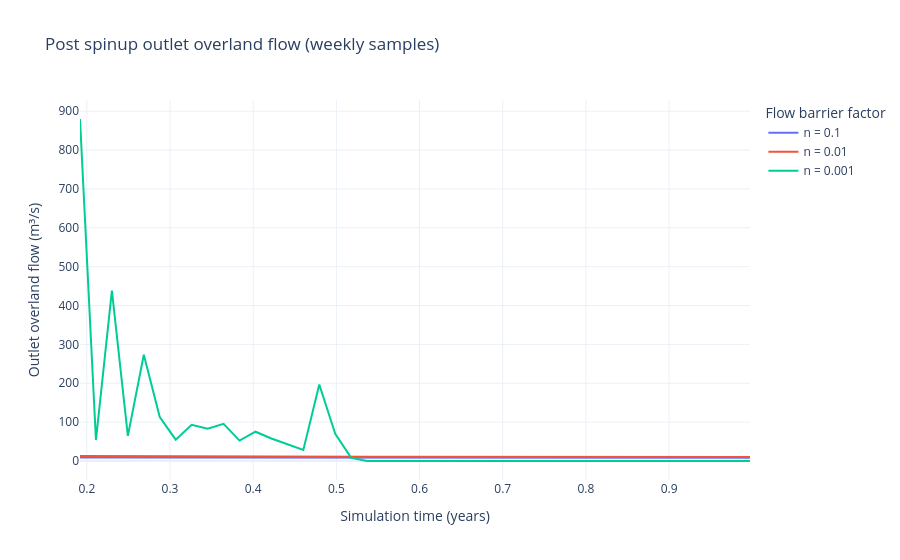

Notebook source saved alongside this figure:
### Code cell
fig = go.Figure()
for label, ds in runs.items():
    fig.add_trace(
        go.Scatter(
            x=ds.year,
            y=ds.outlet_flow,
            mode="lines",
            name=label,
        )
    )

fig.update_layout(
    title="Post spinup outlet overland flow (weekly samples)",
    xaxis_title="Simulation time (years)",
    yaxis_title="Outlet overland flow (m³/s)",
    legend_title="Flow barrier factor",
    template="plotly_white",
)
fig.show()
